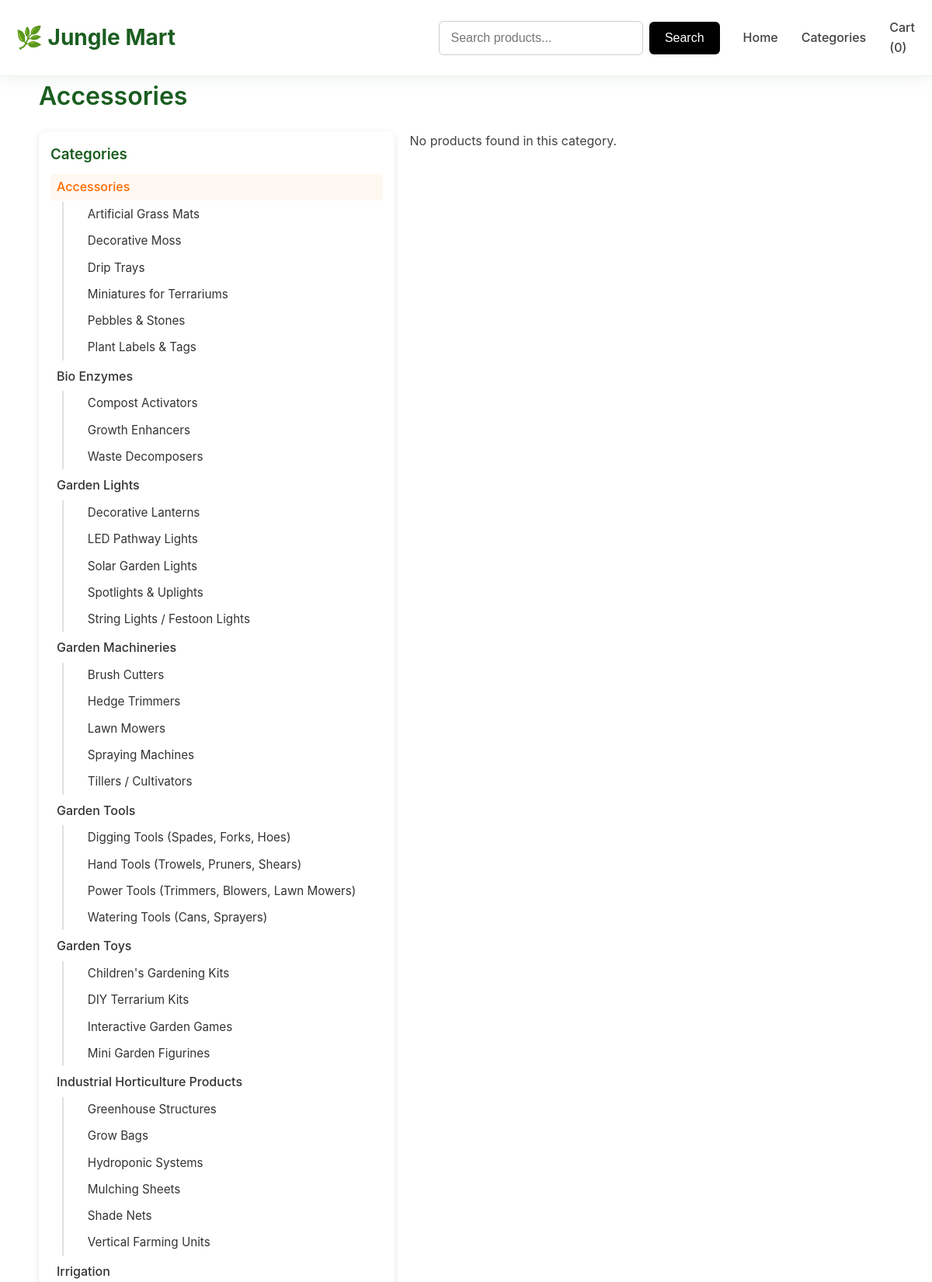
The page /categories.php?id=4 (upper part) on the database its author committed.
### tables this page shows
CREATE TABLE IF NOT EXISTS categories (
  id INT AUTO_INCREMENT PRIMARY KEY,
  name VARCHAR(255) NOT NULL,
  parent_id INT DEFAULT NULL,
  created_at TIMESTAMP DEFAULT CURRENT_TIMESTAMP,
  FOREIGN KEY (parent_id) REFERENCES categories(id) ON DELETE SET NULL
);

### categories.php (the view, shortened to what this page needs)
<?php
require_once 'db.php';
$catId = isset($_GET['id']) ? intval($_GET['id']) : 0;
$allCats = $pdo->query("SELECT id, name, parent_id FROM categories ORDER BY parent_id IS NULL DESC, name ASC")->fetchAll();
function buildCategoryTree($categories, $parentId = null) {
    $tree = [];
    foreach ($categories as $category) {
        if ($category['parent_id'] == $parentId) {
            $children = buildCategoryTree($categories, $category['id']);
            if ($children) {
                $category['children'] = $children;
            }
            $tree[] = $category;
        }
    }
    return $tree;
}
$categoryTree = buildCategoryTree($allCats);
function renderCategoryTree($categories, $currentCatId = 0, $level = 0) {
    $html = '';
    foreach ($categories as $category) {
        $hasChildren = !empty($category['children']);
        $isActive = $currentCatId == $category['id'];
        $indent = str_repeat('&nbsp;&nbsp;&nbsp;', $level);
        $html .= '<li>';
        $html .= '<a href="' . strtolower(str_replace([' ', '&', "'"], ['_', 'and', ''], $category['name'])) . '.php"';
        $html .= ' class="' . ($isActive ? 'active' : '') . '"';
        $html .= '>';
        $html .= $indent . htmlspecialchars($category['name']);
        $html .= '</a>';
        if ($hasChildren) {
            $html .= '<ul class="sub-categories">';
            $html .= renderCategoryTree($category['children'], $currentCatId, $level + 1);
            $html .= '</ul>';
        }
        $html .= '</li>';
    }
    return $html;
}
$products = [];
$catName = "All Categories";
if ($catId > 0) {
    $stmt = $pdo->prepare("SELECT name FROM categories WHERE id = :id LIMIT 1");
    $stmt->execute([':id' => $catId]);
    $catRow = $stmt->fetch();
    if ($catRow) $catName = $catRow['name'];
    $stmt = $pdo->prepare("SELECT * FROM products WHERE category_id = :id AND is_active = 1");
    $stmt->execute([':id' => $catId]);
    $products = $stmt->fetchAll();
} else {
    $products = $pdo->query("SELECT * FROM products WHERE is_active = 1 LIMIT 20")->fetchAll();
}
?>
<!DOCTYPE html>
<html lang="en">
<head>
  <link rel="stylesheet" href="css/navbar.css">
  <link rel="stylesheet" href="css/style.css">
  <link rel="stylesheet" href="css/footer.css">
</head>
<body>
<?php include 'navbar.php'; ?>
<div class="container fade-in">
  <h1><?php echo htmlspecialchars($catName); ?></h1>
  <div class="categories-page">
    <aside class="cat-sidebar">
      <h3>Categories</h3>
      <ul>
        <?php echo renderCategoryTree($categoryTree, $catId); ?>
      </ul>
    </aside>
    <div class="prod-list">
      <?php if (count($products) === 0): ?>
        <p>No products found in this category.</p>
      <?php endif; ?>
    </div>
  </div>
</div>
</body>
</html>

### css/style.css (style rules this page uses)
:root { --jungle-green: #2e7d32; --jungle-dark: #1b5e20; --jungle-light: #4caf50; --soft-beige: #fdf6e3; --gold-accent: #ffb300; --gold-dark: #f53500; --white: #ffffff; --gray-light: #f5f5f5; --gray: #9e9e9e; --gray-dark: #424242; --shadow-sm: 0 4px 12px rgba(46, 125, 50, 0.08); --shadow-md: 0 8px 32px rgba(46, 125, 50, 0.12); --shadow-lg: 0 15px 50px rgba(46, 125, 50, 0.15); --gradient-primary: linear-gradient(135deg, var(--jungle-green) 0%, var(--jungle-dark) 100%); --gradient-secondary: linear-gradient(135deg, var(--soft-beige) 0%, #e8f5e8 100%); }
* { margin: 0; padding: 0; box-sizing: border-box; }
body { font-family: 'Poppins', -apple-system, BlinkMacSystemFont, 'Segoe UI', Roboto, sans-serif; line-height: 1.6; color: var(--gray-dark); background: var(--white); overflow-x: hidden; }
h1, h2, h3, h4, h5, h6 { font-family: 'Poppins', -apple-system, BlinkMacSystemFont, 'Segoe UI', Roboto, sans-serif; font-weight: 600; color: var(--jungle-dark); }
.container { width: 95%; max-width: 1400px; margin: 0 auto; padding: 0 20px; }
.fade-in { opacity: 1; animation: fadeInUp 0.8s ease forwards; }

### categories.php (style rules this page uses)
.categories-page { display: flex; gap: 20px; margin-top: 20px; }
.cat-sidebar { flex: 1 1 250px; background: #fff; padding: 15px; border-radius: 10px; box-shadow: 0 2px 8px rgba(0,0,0,0.1); }
.cat-sidebar h3 { margin-bottom: 10px; }
.cat-sidebar ul { list-style: none; padding: 0; }
.cat-sidebar ul li { margin: 4px 0; }
.cat-sidebar a { text-decoration: none; color: #333; font-weight: 500; transition: color 0.3s; display: block; padding: 4px 8px; border-radius: 4px; }
.cat-sidebar a.active, .cat-sidebar a:hover { color: #ff6a00; background-color: #fff8f0; }
.cat-sidebar .sub-categories { margin-left: 15px; border-left: 2px solid #e0e0e0; padding-left: 10px; }
.cat-sidebar .sub-categories li { margin: 2px 0; }
.cat-sidebar .sub-categories a { font-weight: 400; font-size: 0.95em; }
.prod-list { flex: 3; }

### rows shown on the page
categories: name "Accessories", value "Accessories"
categories: value "Artificial Grass Mats"
categories: value "Decorative Moss"
categories: value "Drip Trays"
categories: value "Miniatures for Terrariums"
categories: value "Pebbles & Stones"
categories: value "Plant Labels & Tags"
categories: value "Bio Enzymes"
categories: value "Compost Activators"
categories: value "Growth Enhancers"
categories: value "Waste Decomposers"
categories: value "Garden Lights"
categories: value "Decorative Lanterns"
categories: value "LED Pathway Lights"
categories: value "Solar Garden Lights"
categories: value "Spotlights & Uplights"
categories: value "String Lights / Festoon Lights"
categories: value "Garden Machineries"
categories: value "Brush Cutters"
categories: value "Hedge Trimmers"
categories: value "Lawn Mowers"
categories: value "Spraying Machines"
categories: value "Tillers / Cultivators"
categories: value "Garden Tools"
categories: value "Digging Tools (Spades, Forks, Hoes)"
categories: value "Hand Tools (Trowels, Pruners, Shears)"
categories: value "Power Tools (Trimmers, Blowers, Lawn Mowers)"
categories: value "Watering Tools (Cans, Sprayers)"
categories: value "Garden Toys"
categories: value "Children's Gardening Kits"
categories: value "DIY Terrarium Kits"
categories: value "Interactive Garden Games"
categories: value "Mini Garden Figurines"
categories: value "Industrial Horticulture Products"
categories: value "Greenhouse Structures"
categories: value "Grow Bags"
categories: value "Hydroponic Systems"
categories: value "Mulching Sheets"
categories: value "Shade Nets"
categories: value "Vertical Farming Units"
categories: value "Irrigation"
